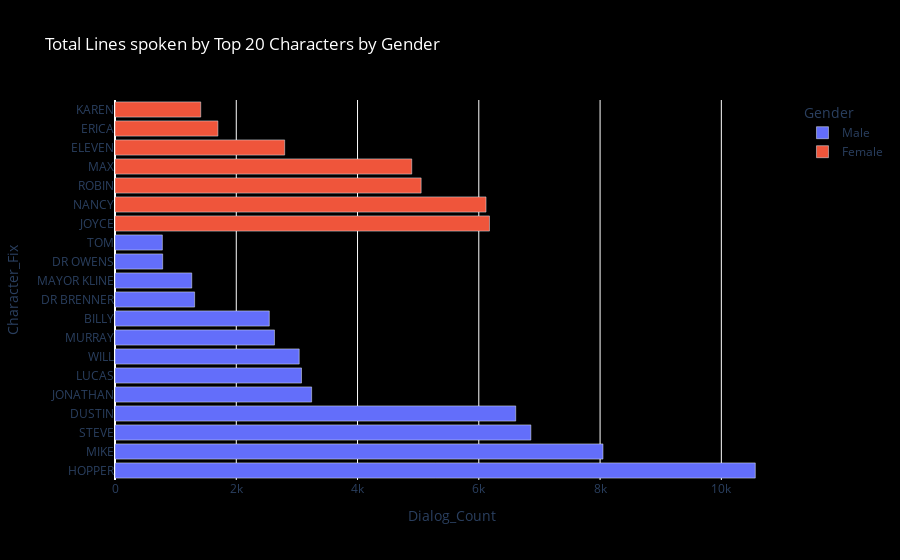

Write notebook code for a chart like this one.
### Code cell
fig = px.bar(gender_20df, y="Character_Fix", x="Dialog_Count",
                 hover_name="Character_Fix",color = 'Gender',
                 color_continuous_scale="Bluered", 
                 title= "Total Lines spoken by Top 20 Characters by Gender")
#fig.update_layout(paper_bgcolor = 'rgba(0, 0, 0, 0)', plot_bgcolor = 'rgba(0, 0, 0, 0)')
fig.update_layout(paper_bgcolor = 'black', plot_bgcolor = 'black')
fig.update_layout(title_font_color='white') 
fig.show()

### Figure 1 — Plotly figure (JSON) as saved in the notebook; plotly's stock layout.template omitted (floating-point values rounded to 4 significant figures)
{"data": [{"alignmentgroup": "True", "hovertemplate": "<b>%{hovertext}</b><br><br>Gender=Male<br>Dialog_Count=%{x}<br>Character_Fix=%{y}<extra></extra>", "hovertext": ["HOPPER", "MIKE", "STEVE", "DUSTIN", "JONATHAN", "LUCAS", "WILL", "MURRAY", "BILLY", "DR BRENNER", "MAYOR KLINE", "DR OWENS", "TOM"], "legendgroup": "Male", "marker": {"color": "#636efa", "pattern": {"shape": ""}}, "name": "Male", "offsetgroup": "Male", "orientation": "h", "showlegend": true, "textposition": "auto", "type": "bar", "x": [10560, 8048, 6859, 6609, 3243, 3076, 3038, 2630, 2545, 1313, 1266, 786, 781], "xaxis": "x", "y": ["HOPPER", "MIKE", "STEVE", "DUSTIN", "JONATHAN", "LUCAS", "WILL", "MURRAY", "BILLY", "DR BRENNER", "MAYOR KLINE", "DR OWENS", "TOM"], "yaxis": "y"}, {"alignmentgroup": "True", "hovertemplate": "<b>%{hovertext}</b><br><br>Gender=Female<br>Dialog_Count=%{x}<br>Character_Fix=%{y}<extra></extra>", "hovertext": ["JOYCE", "NANCY", "ROBIN", "MAX", "ELEVEN", "ERICA", "KAREN"], "legendgroup": "Female", "marker": {"color": "#EF553B", "pattern": {"shape": ""}}, "name": "Female", "offsetgroup": "Female", "orientation": "h", "showlegend": true, "textposition": "auto", "type": "bar", "x": [6176, 6119, 5049, 4894, 2798, 1697, 1414], "xaxis": "x", "y": ["JOYCE", "NANCY", "ROBIN", "MAX", "ELEVEN", "ERICA", "KAREN"], "yaxis": "y"}], "layout": {"barmode": "relative", "legend": {"title": {"text": "Gender"}, "tracegroupgap": 0}, "paper_bgcolor": "black", "plot_bgcolor": "black", "title": {"font": {"color": "white"}, "text": "Total Lines spoken by Top 20 Characters by Gender"}, "xaxis": {"anchor": "y", "domain": [0, 1], "title": {"text": "Dialog_Count"}}, "yaxis": {"anchor": "x", "domain": [0, 1], "title": {"text": "Character_Fix"}}}}
